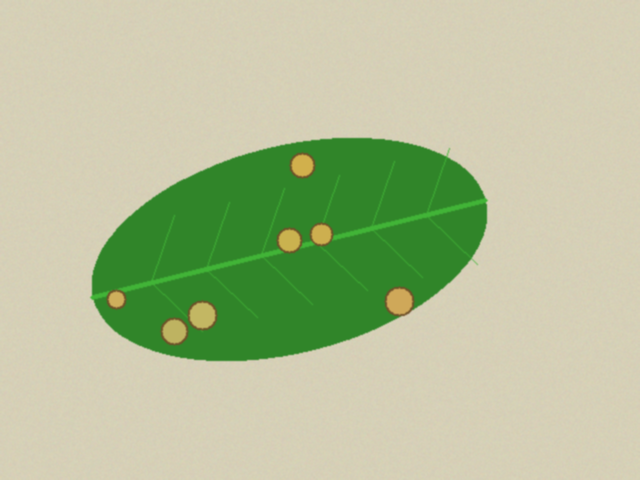
#> input picture data/sintetis/bersih/teh_041.png, 640 x 480 px, found by its file name
$ jupyter execute --allow-errors B3_histogram.ipynb
#> lines starting #> are read from the running program, lines starting #| are printed output that depends on the picture
### src/utils_cv.py
"""utils_cv.py: fungsi bantu yang dipakai ulang sepanjang semester."""

import cv2
import numpy as np
import matplotlib.pyplot as plt


def baca(path):
    """Membaca citra dan memberi pesan jelas bila gagal."""
    img = cv2.imread(path)
#> img is the input picture: shape (480, 640, 3); mean B, G, R 152.7, 192.1, 179.8

    if img is None:
        raise FileNotFoundError(f"Citra tidak ditemukan: {path}")

    return img


def tampil(daftar, judul, baris=1, ukuran=(14, 4)):
    """Menampilkan beberapa citra berdampingan. Citra 3 kanal dianggap BGR."""
    kolom = int(np.ceil(len(daftar) / baris))

    plt.figure(figsize=ukuran)

    for i, (im, jd) in enumerate(zip(daftar, judul)):
        plt.subplot(baris, kolom, i + 1)

        if im.ndim == 3:
            plt.imshow(cv2.cvtColor(im, cv2.COLOR_BGR2RGB))
        else:
            plt.imshow(im, cmap="gray", vmin=0, vmax=255)

        plt.title(jd)
        plt.axis("off")

    plt.tight_layout()


def kontras_bercak(kanal, mask_daun, mask_bercak):
    """Mengukur kontras bercak terhadap bagian daun sehat."""
    k = kanal.astype(np.float64)

    sehat = (mask_daun > 0) & (mask_bercak == 0)
    bercak = mask_bercak > 0

    if bercak.sum() == 0:
        return float("nan")

    return abs(
        k[bercak].mean() - k[sehat].mean()
    ) / (k[sehat].std() + 1e-6)


def statistik(gray):
    """Ringkasan statistik intensitas untuk mendiagnosis mutu citra."""
    return {
        "rerata": round(float(gray.mean()), 1),
        "simpangan_baku": round(float(gray.std()), 1),
        "min": int(gray.min()),
        "maks": int(gray.max()),
        "persen_gelap": round(100 * float((gray < 50).mean()), 1),
        "persen_terang": round(100 * float((gray > 205).mean()), 1)
    }

### notebook/B3_histogram.ipynb
[cell 1]
from google.colab import drive
drive.mount('/content/drive')

[cell 2]
import os
import sys
import cv2
import numpy as np
import pandas as pd
import matplotlib.pyplot as plt

PROJECT_DIR = "/content/drive/MyDrive/simuteh"
NOTEBOOK_DIR = os.path.join(PROJECT_DIR, "notebook")
SRC_DIR = os.path.join(PROJECT_DIR, "src")
DATA_DIR = os.path.join(PROJECT_DIR, "data", "sintetis")
HASIL_DIR = os.path.join(PROJECT_DIR, "hasil")

os.chdir(NOTEBOOK_DIR)

if SRC_DIR not in sys.path:
    sys.path.insert(0, SRC_DIR)

from utils_cv import baca, tampil, kontras_bercak, statistik

print("Lingkungan B3 berhasil disiapkan.")
print("Folder proyek:", PROJECT_DIR)
print("Folder hasil:", HASIL_DIR)

[cell 3]
nama_citra = [
    "teh_041.png",
    "teh_042.png",
    "teh_043.png",
    "teh_044.png",
    "teh_045.png"
]

hasil_statistik = []

plt.figure(figsize=(12, 6))

for nama in nama_citra:
    path = os.path.join(DATA_DIR, "citra", nama)

    img = baca(path)
    gray = cv2.cvtColor(img, cv2.COLOR_BGR2GRAY)
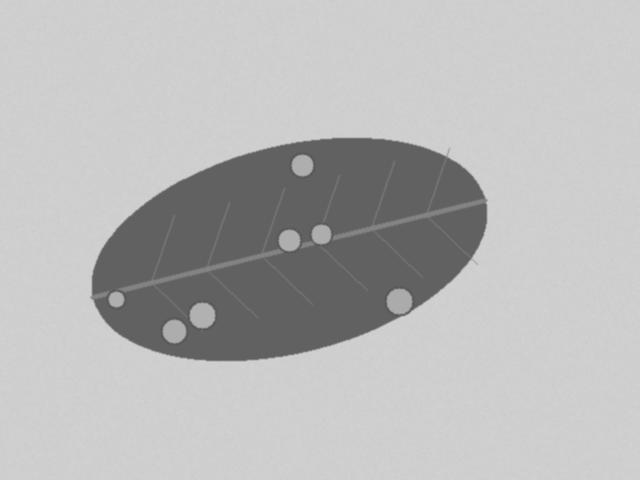
#> gray: shape (480, 640); min 87, max 210, mean 183.9

    stat = statistik(gray)
#> stat = {'rerata': 183.9, 'simpangan_baku': 43.6, 'min': 87, 'maks': 210, 'persen_gelap': 0, 'persen_terang': 65.9}

    print(f"\n{nama}")
    print(stat)
#| {'rerata': 183.9, 'simpangan_baku': 43.6, 'min': 87, 'maks': 210, 'persen_gelap': 0.0, 'persen_terang': 65.9}

    hasil_statistik.append({
        "nama_file": nama,
        "rerata": float(np.mean(gray)),
        "simpangan_baku": float(np.std(gray)),
        "minimum": int(np.min(gray)),
        "maksimum": int(np.max(gray)),
        "persen_gelap": float(np.mean(gray < 50) * 100),
        "persen_terang": float(np.mean(gray > 200) * 100)
    })

    hist = cv2.calcHist([gray], [0], None, [256], [0, 256])
#> hist = 256 values, max 87132 at index 206, min 0 at index 0, mean 1200
    plt.plot(hist, label=nama)
#> pass 2 of the loop `for nama in nama_citra:`:
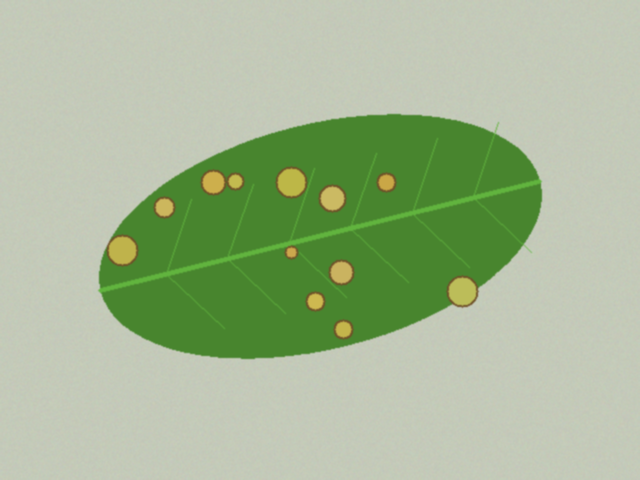
#> input picture data/sintetis/bersih/teh_042.png, 640 x 480 px, found by its file name
#> in baca, img is the input picture: shape (480, 640, 3); mean B, G, R 149, 184.4, 165.4
#> `gray = cv2.cvtColor(img, cv2.COLOR_BGR2GRAY)`:
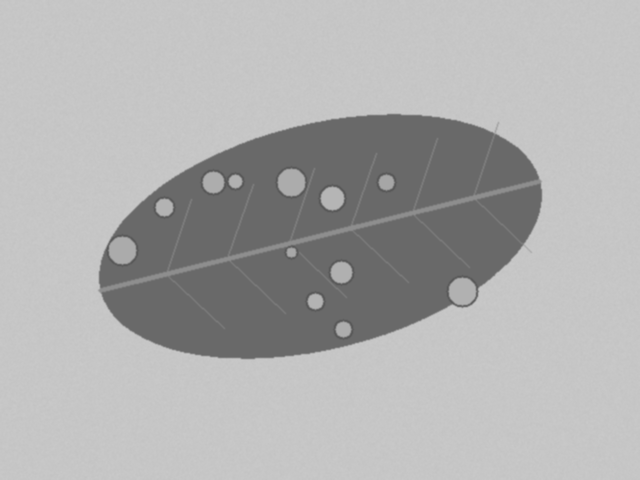
#> gray: shape (480, 640); min 87, max 201, mean 174.7
#> stat = {'rerata': 174.7, 'simpangan_baku': 39.4, 'min': 87, 'maks': 201, 'persen_gelap': 0, 'persen_terang': 0}
#| {'rerata': 174.7, 'simpangan_baku': 39.4, 'min': 87, 'maks': 201, 'persen_gelap': 0.0, 'persen_terang': 0.0}
#> hist = 256 values, max 88961 at index 198, min 0 at index 0, mean 1200
#> pass 3 of the loop `for nama in nama_citra:`:
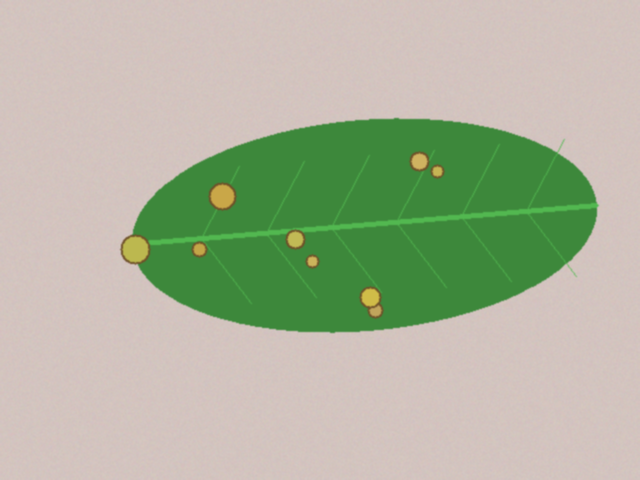
#> input picture data/sintetis/bersih/teh_043.png, 640 x 480 px, found by its file name
#> in baca, img is the input picture: shape (480, 640, 3); mean B, G, R 157.6, 181, 174
#> `gray = cv2.cvtColor(img, cv2.COLOR_BGR2GRAY)`:
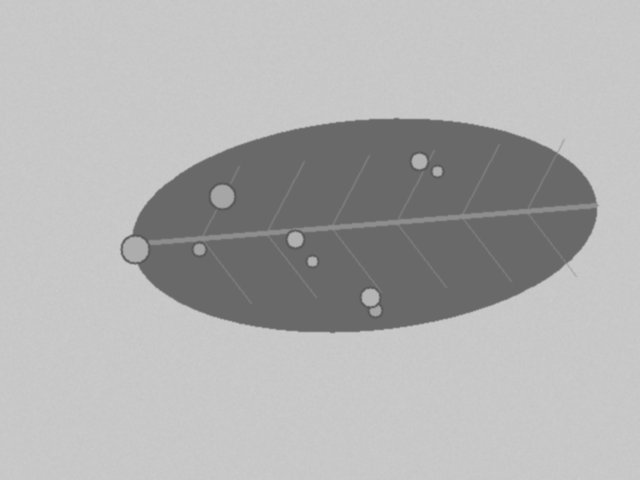
#> gray: shape (480, 640); min 85, max 203, mean 176.3
#> stat = {'rerata': 176.3, 'simpangan_baku': 40.1, 'min': 85, 'maks': 203, 'persen_gelap': 0, 'persen_terang': 0}
#| {'rerata': 176.3, 'simpangan_baku': 40.1, 'min': 85, 'maks': 203, 'persen_gelap': 0.0, 'persen_terang': 0.0}
#> hist = 256 values, max 83608 at index 199, min 0 at index 0, mean 1200
#> the loop made 5 passes; the first 3 are shown

plt.xlabel("Intensitas piksel")
plt.ylabel("Jumlah piksel")
plt.title("Histogram Citra pada Lima Kondisi Pencahayaan")
plt.legend()
plt.tight_layout()

plt.savefig(
    os.path.join(HASIL_DIR, "b3_histogram_5kondisi.png"),
    dpi=150,
    bbox_inches="tight"
)
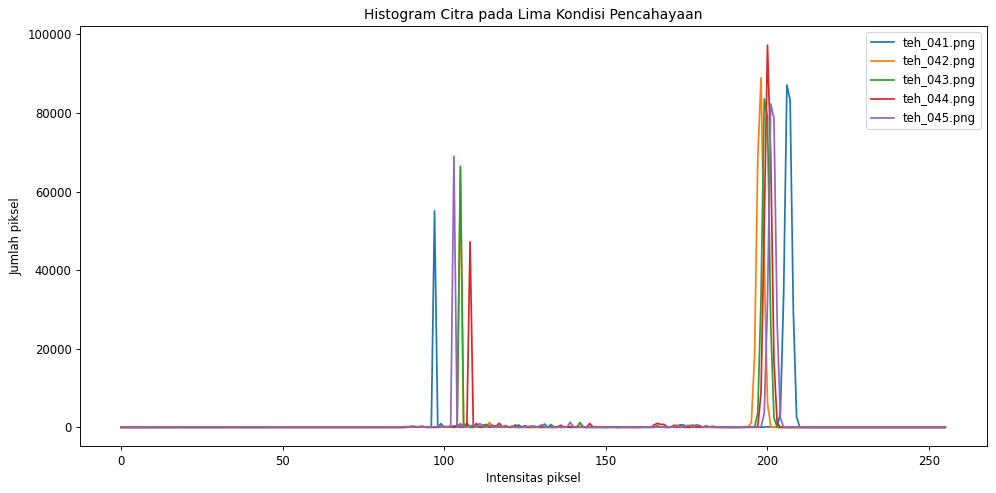
#> figure drawn by matplotlib, 1 panel; curve peaks at x = 206, y = 87132; curve peaks at x = 198, y = 88961; curve peaks at x = 199, y = 83608

plt.show()

tabel_statistik = pd.DataFrame(hasil_statistik)
display(tabel_statistik)

[cell 4]
tabel_statistik.to_csv(
    os.path.join(HASIL_DIR, "b3_tabel9_diagnosis.csv"),
    index=False
)

print("Tabel statistik B3 berhasil disimpan.")

[cell 5]
nama_ringan = [
    "teh_021.png",
    "teh_022.png",
    "teh_023.png",
    "teh_024.png",
    "teh_025.png"
]

hasil_ringan = []

plt.figure(figsize=(12, 6))

#> (the rest of this cell did not finish here and is left out)

[cell 6]
# B3 Langkah 3.3: Perbaikan citra teh_045.png

nama = "teh_045.png"

# Baca citra dan mask
img = baca(os.path.join(DATA_DIR, "citra", nama))
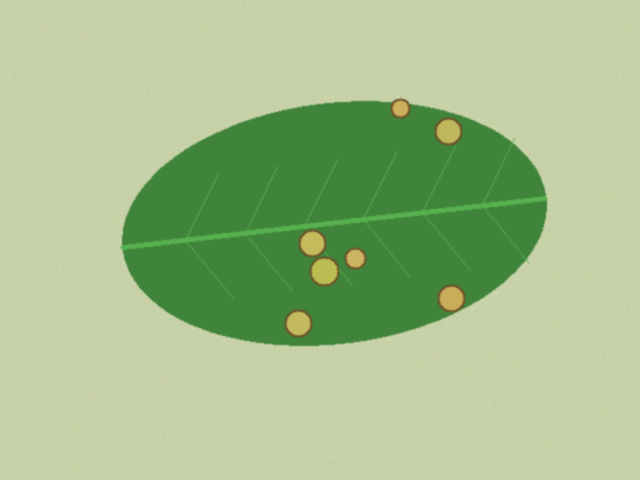
#> input picture data/sintetis/bersih/teh_045.png, 640 x 480 px, found by its file name
#> in baca, img is the input picture: shape (480, 640, 3); mean B, G, R 139.1, 189.6, 164.7
md = cv2.imread(os.path.join(DATA_DIR, "mask_daun", nama), 0)
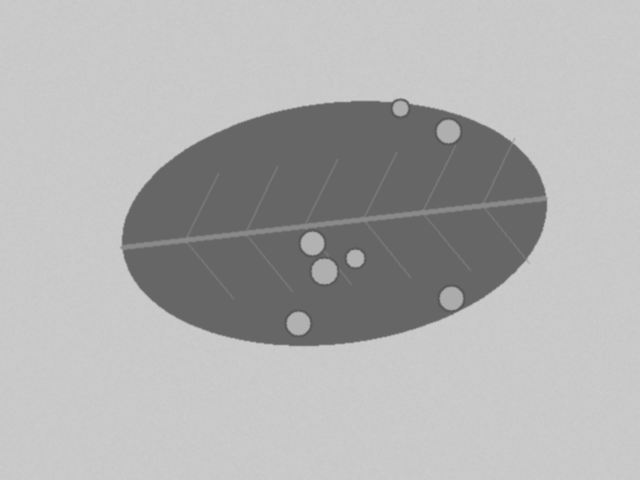
#> md: shape (480, 640); min 87, max 205, mean 175.8
mb = cv2.imread(os.path.join(DATA_DIR, "mask_bercak", nama), 0)

# Ubah citra ke grayscale
gray = cv2.cvtColor(img, cv2.COLOR_BGR2GRAY)

# Fungsi gamma correction
def gamma_lut(g):
    lut = np.array([255 * (i / 255) ** g for i in range(256)])
    return np.clip(lut, 0, 255).astype(np.uint8)

# Regangan kontras berdasarkan persentil 2 dan 98
rmin, rmax = np.percentile(gray, (2, 98))

# Terapkan metode perbaikan citra
hasil_perbaikan = {
    "asli": gray,
    "negatif": 255 - gray,
    "cerah+50": cv2.convertScaleAbs(gray, alpha=1.0, beta=50),
    "kontras": cv2.convertScaleAbs(gray, alpha=1.5, beta=-40),
    "regang": np.clip(
        (gray.astype(np.float32) - rmin) / (rmax - rmin) * 255,
        0, 255
    ).astype(np.uint8),
    "gamma0.5": cv2.LUT(gray, gamma_lut(0.5)),
    "gamma1.8": cv2.LUT(gray, gamma_lut(1.8)),
    "ekualisasi": cv2.equalizeHist(gray),
    "CLAHE": cv2.createCLAHE(
        clipLimit=2.0, tileGridSize=(8, 8)
    ).apply(gray)
}

# Hitung KB dan simpangan baku
hasil_tabel = []

for metode, citra_hasil in hasil_perbaikan.items():
    kb = kontras_bercak(citra_hasil, md, mb)
    simpangan_baku = float(np.std(citra_hasil))

    hasil_tabel.append({
        "metode": metode,
        "parameter": {
            "asli": "Tanpa perubahan",
            "negatif": "255 - intensitas",
            "cerah+50": "alpha=1.0, beta=50",
            "kontras": "alpha=1.5, beta=-40",
            "regang": "Persentil 2-98",
            "gamma0.5": "Gamma=0.5",
            "gamma1.8": "Gamma=1.8",
            "ekualisasi": "Histogram equalization",
            "CLAHE": "clipLimit=2.0, tileGridSize=(8,8)"
        }[metode],
        "KB": float(kb),
        "simpangan_baku": simpangan_baku
    })
#> this loop made 9 passes
#> pass 2, in kontras_bercak (call 2), `k = kanal.astype(np.float64)`:
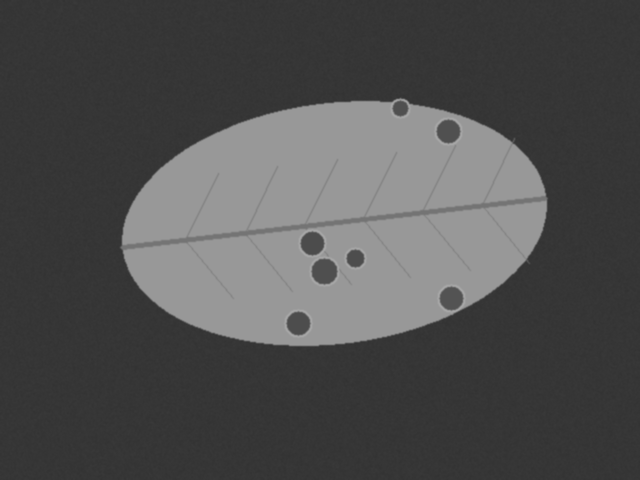
#> k: shape (480, 640) float64; min 50, max 167, mean 78.5

tabel_perbaikan = pd.DataFrame(hasil_tabel)

# Simpan tabel hasil
path_csv = os.path.join(HASIL_DIR, "b3_tabel10_perbaikan.csv")
tabel_perbaikan.to_csv(path_csv, index=False)

display(tabel_perbaikan)
print("Tabel hasil disimpan:", path_csv)

[cell 7]
# Tampilkan setiap hasil perbaikan beserta histogramnya

fig, axes = plt.subplots(
    len(hasil_perbaikan), 2,
    figsize=(12, 4 * len(hasil_perbaikan))
)

for i, (metode, citra_hasil) in enumerate(hasil_perbaikan.items()):
    axes[i, 0].imshow(citra_hasil, cmap="gray", vmin=0, vmax=255)
    axes[i, 0].set_title(metode)
    axes[i, 0].axis("off")

    axes[i, 1].hist(
        citra_hasil.ravel(),
        bins=256,
        range=(0, 256)
    )
    axes[i, 1].set_title(f"Histogram {metode}")
    axes[i, 1].set_xlabel("Intensitas")
    axes[i, 1].set_ylabel("Jumlah piksel")

plt.tight_layout()

path_gambar = os.path.join(HASIL_DIR, "b3_perbaikan_teh_045.png")
plt.savefig(path_gambar, dpi=150, bbox_inches="tight")
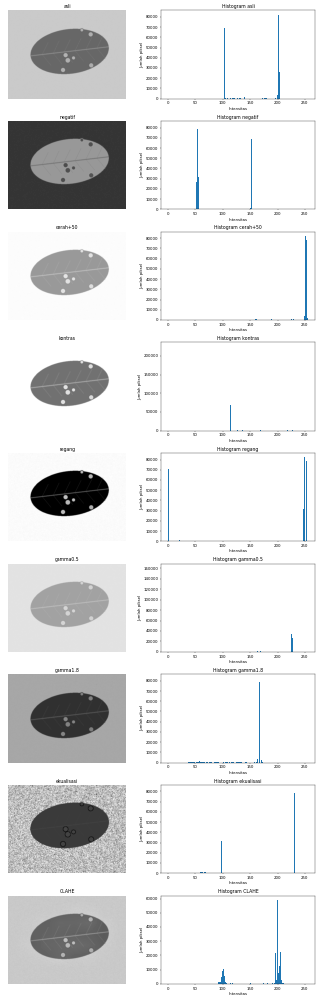
#> figure drawn by matplotlib, 18 panels; panel 2: tallest bar 82329 high, from x = 201 to 202; panel 4: tallest bar 82329 high, from x = 54 to 55; panel 6: tallest bar 82329 high, from x = 251 to 252; panel 8: tallest bar 225106 high, from x = 255 to 256
plt.show()

print("Gambar hasil disimpan:", path_gambar)

[cell 8]
# B3 Langkah 3.4: Eksperimen parameter CLAHE

hasil_clahe = []

# Uji kombinasi clipLimit dan tileGridSize
for clip in [1.0, 2.0, 4.0]:
    for tile in [4, 8, 16]:
        clahe = cv2.createCLAHE(
            clipLimit=clip,
            tileGridSize=(tile, tile)
        )

        citra_hasil = clahe.apply(gray)
        kb = kontras_bercak(citra_hasil, md, mb)
        std = float(np.std(citra_hasil))

        hasil_clahe.append({
            "clipLimit": clip,
            "tileGridSize": f"{tile}x{tile}",
            "KB": float(kb),
            "simpangan_baku": std
        })

tabel_clahe = pd.DataFrame(hasil_clahe)

# Simpan tabel hasil eksperimen
path_clahe = os.path.join(HASIL_DIR, "b3_clahe_parameter.csv")
tabel_clahe.to_csv(path_clahe, index=False)

display(tabel_clahe)
print("Tabel eksperimen CLAHE disimpan:", path_clahe)

[cell 9]
# Perbandingan CLAHE kanal V HSV dan setiap kanal BGR

clahe = cv2.createCLAHE(
    clipLimit=2.0,
    tileGridSize=(8, 8)
)

# Metode 1: CLAHE pada kanal V HSV
hsv = cv2.cvtColor(img, cv2.COLOR_BGR2HSV)
#> hsv: shape (480, 640, 3); mean H, S, V 42.8, 74.9, 189.7
hsv[:, :, 2] = clahe.apply(hsv[:, :, 2])
#> hsv: shape (480, 640, 3); mean H, S, V 42.8, 74.9, 186.8
via_v = cv2.cvtColor(hsv, cv2.COLOR_HSV2BGR)

# Metode 2: CLAHE pada setiap kanal BGR
kanal_bgr = cv2.split(img)
via_bgr = cv2.merge([
    clahe.apply(kanal) for kanal in kanal_bgr
])

# Tampilkan hasil perbandingan
tampil(
    [img, via_v, via_bgr],
    ["Asli", "CLAHE kanal V", "CLAHE tiap kanal BGR"]
)
#> the loop in tampil, `for i, (im, jd) in enumerate(zip(daftar, judul)):` made 3 passes
#> jd on passes 1 to 3: 'Asli', 'CLAHE kanal V', 'CLAHE tiap kanal BGR'

# Simpan gambar perbandingan
path_perbandingan = os.path.join(
    HASIL_DIR, "b3_clahe_warna.png"
)

panel = np.hstack([img, via_v, via_bgr])
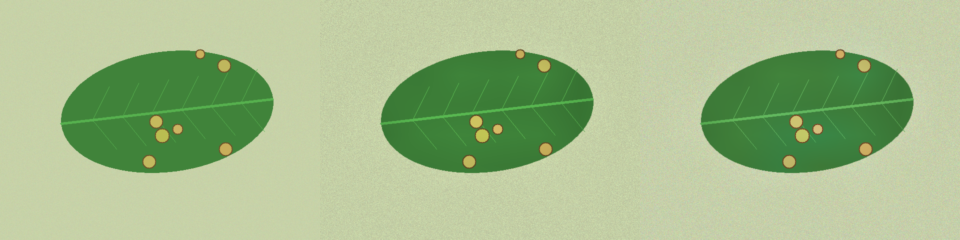
#> panel: shape (480, 1920, 3) (shown at 1/2 size); mean B, G, R 139.1, 187.6, 163.2
cv2.imwrite(path_perbandingan, panel)

print("Gambar perbandingan disimpan:", path_perbandingan)

# Hitung KB masing-masing hasil
gray_v = cv2.cvtColor(via_v, cv2.COLOR_BGR2GRAY)
gray_bgr = cv2.cvtColor(via_bgr, cv2.COLOR_BGR2GRAY)

hasil_perbandingan = pd.DataFrame([
    {
        "metode": "Citra asli",
        "KB": float(kontras_bercak(gray, md, mb))
    },
    {
        "metode": "CLAHE kanal V HSV",
        "KB": float(kontras_bercak(gray_v, md, mb))
    },
    {
        "metode": "CLAHE tiap kanal BGR",
        "KB": float(kontras_bercak(gray_bgr, md, mb))
    }
])

path_perbandingan_csv = os.path.join(
    HASIL_DIR, "b3_perbandingan_clahe_warna.csv"
)

hasil_perbandingan.to_csv(path_perbandingan_csv, index=False)

display(hasil_perbandingan)
print("Tabel perbandingan disimpan:", path_perbandingan_csv)
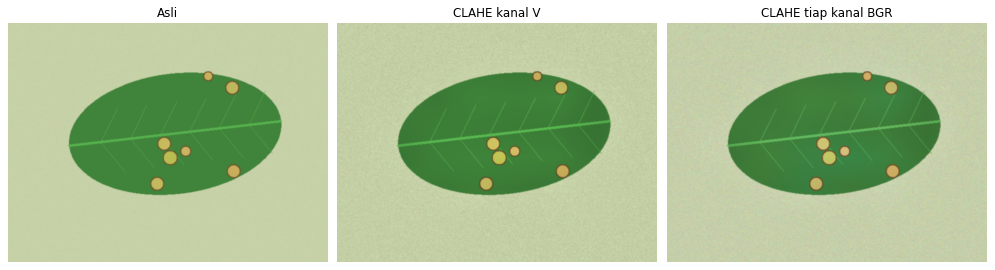
#> figure drawn by matplotlib, 3 panels
